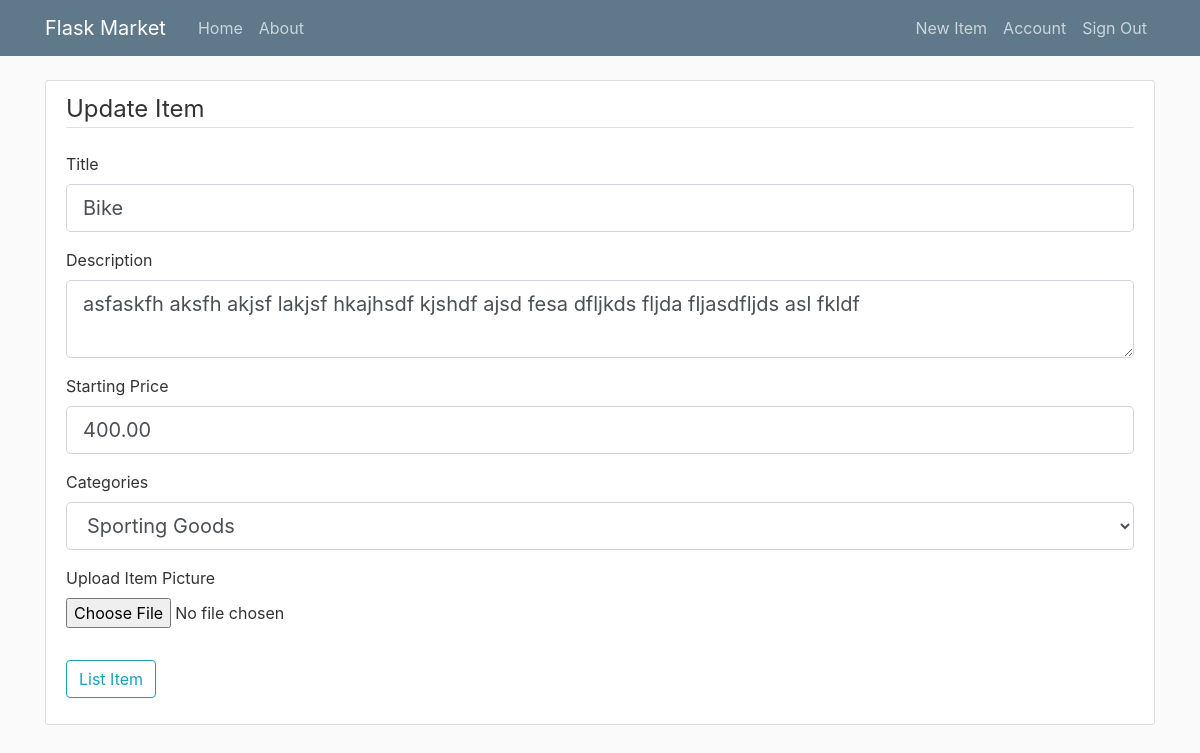
Page /item/1/update (signed in) on the committed database.
### flaskmarket/models.py (models this page shows, shortened)
class Item(db.Model):
    id = db.Column(db.Integer, primary_key=True)
    title = db.Column(db.String(100), nullable=False)
    description = db.Column(db.Text, nullable=False)
    category = db.Column(db.String(100), nullable=False)
    image_file = db.Column(db.String(50), nullable=False, default='default2.jpg')
    price = db.Column(db.Numeric, nullable=False)
    seller = db.Column(db.Integer, db.ForeignKey('user.id'), nullable=False)
    listeddate = db.Column(db.DateTime, nullable=False, default=datetime.utcnow)
    enddate = db.Column(db.DateTime, nullable=False, default=datetime.utcnow)
    hasbuyer = db.Column(db.Boolean, nullable = False, default = False)
    bidinfo = db.relationship('Bid', backref='item', lazy=True)
    watches = db.relationship('Watchlist', backref='item', lazy=True)
    @hybrid_property
    def notactive(self):
        if datetime.utcnow() - timedelta(hours=0) >= self.enddate:
            return True
        else:
            return False

### flaskmarket/items/routes.py (the view, shortened to what this page needs)
@items.route("/item/<int:item_id>/update", methods=['GET', 'POST'])
@login_required
def update_item(item_id):
    item = Item.query.get_or_404(item_id)
    if item.author != current_user:
        abort(403)
    form = ItemForm()
    if form.validate_on_submit() and item.notactive:
        if form.picture.data:
            picture_file = save_picture(form.picture.data)
        else:
            picture_file = item.image_file
        itemrelist = Item(title=form.title.data, description=form.description.data, category=form.category.data, image_file=picture_file, price=form.price.data, author=current_user, enddate=datetime.utcnow() + timedelta(days=7) - timedelta(hours=5))
        db.session.add(itemrelist)
        db.session.commit()
        flash('Your have relisted the item', 'success')
        return redirect(url_for('main.home'))
    elif request.method == 'GET':
        form.title.data = item.title
        form.description.data = item.description
        form.category.data = item.category
        form.price.data = item.price
        if item.notactive:
            return render_template('create_item.html', title='Relist Item', form=form, legend='Relist Item')
        else:
            return render_template('create_item.html', title='Update Item', form=form, legend='Update Item')

### flaskmarket/items/forms.py
class ItemForm(FlaskForm):
    CATEGORIES = [
        (None,'--- select a category ---'),
        ('Business & Industrial','Business & Industrial'),
        ('Collectibles','Collectibles'),
        ('Electronics','Electronics'),
        ('Fashion','Fashion'),
        ('Home & Garden','Home & Garden'),
        ('Jewelry','Jewelry'),
        ('Motors','Motors'),
        ('Sporting Goods','Sporting Goods'),
        ('Toys','Toys'),
        ('Other','Other')
    ]
    title = StringField('Title', validators=[DataRequired()])
    description = TextAreaField('Description', validators=[DataRequired()])
    price = DecimalField('Starting Price', places = 2, validators=[DataRequired()])
    category = SelectField('Categories', choices = CATEGORIES, validators=[DataRequired()])
    picture = FileField('Upload Item Picture', validators=[FileAllowed(['jpg', 'png'])])
    submit = SubmitField('List Item')

### flaskmarket/models.py (called while the page is built)
@login_manager.user_loader
def load_user(user_id):
    return User.query.get(int(user_id))

### flaskmarket/templates/create_item.html (shortened to what this page needs)
{% extends "layout.html" %}
{% block content %}
<div class="content-section">
    <form method="POST" action="" enctype="multipart/form-data">
        <fieldset class="form-group">
            <legend class="border-bottom mb-4">{{ legend }}</legend>
            <div class="form-group">
                {{ form.title.label(class="form-control-label") }}
                {% if form.title.errors %}
                    {{ form.title(class="form-control form-control-lg is-invalid") }}
                    <div class="invalid-feedback">
                        {% for error in form.title.errors %}
                            <span>{{ error }}</span>
                        {% endfor %}
                    </div>
                {% else %}
                    {{ form.title(class="form-control form-control-lg") }}
                {% endif %}
            </div>
            <div class="form-group">
                {{ form.description.label(class="form-control-label") }}
                {% if form.description.errors %}
                    {{ form.description(class="form-control form-control-lg is-invalid") }}
                    <div class="invalid-feedback">
                        {% for error in form.description.errors %}
                            <span>{{ error }}</span>
                        {% endfor %}
                    </div>
                {% else %}
                    {{ form.description(class="form-control form-control-lg") }}
                {% endif %}
            </div>
            <div class="form-group">
                {{ form.price.label(class="form-control-label") }}
                {% if form.price.errors %}
                    {{ form.price(class="form-control form-control-lg is-invalid") }}
                    <div class="invalid-feedback">
                        {% for error in form.price.errors %}
                            <span>{{ error }}</span>
                        {% endfor %}
                    </div>
                {% else %}
                    {{ form.price(class="form-control form-control-lg") }}
                {% endif %}
            </div>
            <div class="form-group">
                {{ form.category.label(class="form-control-label") }}
                {% if form.category.errors %}
                    {{ form.category(class="form-control form-control-lg is-invalid") }}
                    <div class="invalid-feedback">
                        {% for error in form.category.errors %}
                            <span>{{ error }}</span>
                        {% endfor %}
                    </div>
                {% else %}
                    {{ form.category(class="form-control form-control-lg") }}
                {% endif %}
            </div>
            <div class="form-group">
                {{ form.picture.label() }}
                {{ form.picture(class="form-control-file") }}
            </div>
        </fieldset>
        <div class="form-group">
            {{ form.submit(class="btn btn-outline-info") }}
        </div>
    </form>
</div>
{% endblock content %}

### flaskmarket/static/main.css (style rules this page uses)
body { background: #fafafa; color: #333333; margin-top: 5rem; }
.content-section { background: #ffffff; padding: 10px 20px; border: 1px solid #dddddd; border-radius: 3px; margin-bottom: 20px; }

### rows in the picture
Item: title "Bike", description "asfaskfh aksfh akjsf lakjsf hkajhsdf kjshdf ajsd fesa dfljkds fljda fljasdfljds asl fkldf", price "400.00", category "Sporting Goods"

### other values in the picture
{{ legend }} "Update Item"
